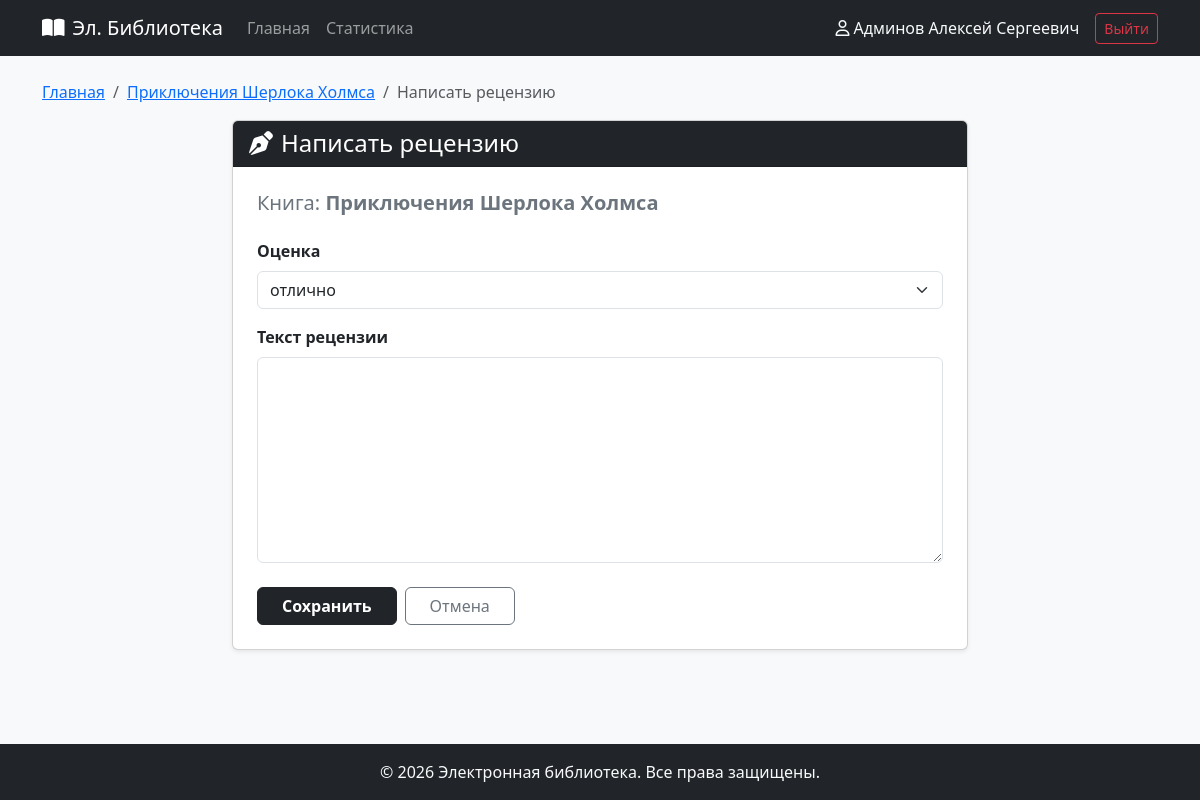
Page /books/2/review (signed in) on the committed database.
### models.py (models this page shows, shortened)
class User(db.Model, UserMixin):
    __tablename__ = 'users'
    id = db.Column(db.Integer, primary_key=True)
    login = db.Column(db.String(50), unique=True, nullable=False)
    password_hash = db.Column(db.String(255), nullable=False)
    last_name = db.Column(db.String(50), nullable=False)
    first_name = db.Column(db.String(50), nullable=False)
    middle_name = db.Column(db.String(50))
    role_id = db.Column(db.Integer, db.ForeignKey('roles.id'), nullable=False)
    role = db.relationship('Role', backref='users')
    @property
    def get_fio(self):
        if self.middle_name:
            return f"{self.last_name} {self.first_name} {self.middle_name}"
        return f"{self.last_name} {self.first_name}"
    @property
    def is_admin(self):
        return self.role.name == 'Администратор'

class Book(db.Model):
    __tablename__ = 'books'
    id = db.Column(db.Integer, primary_key=True)
    title = db.Column(db.String(255), nullable=False)
    short_description = db.Column(db.Text, nullable=False)
    year = db.Column(db.Integer, nullable=False)
    publisher = db.Column(db.String(255), nullable=False)
    author = db.Column(db.String(255), nullable=False)
    pages_count = db.Column(db.Integer, nullable=False)
    genres = db.relationship('Genre', secondary=book_genre, backref=db.backref('books', lazy=True))
    cover = db.relationship('Cover', backref='book', uselist=False, cascade="all, delete-orphan")
    reviews = db.relationship('Review', backref='book', cascade="all, delete-orphan")
    visits = db.relationship('VisitLog', backref='book', cascade="all, delete-orphan")

### app.py (the view, shortened to what this page needs)
@app.route('/books/<int:book_id>/review', methods=['GET', 'POST'])
@role_required('Пользователь', 'Модератор', 'Администратор')
def add_review(book_id):
    book = Book.query.get_or_404(book_id)
    existing_review = Review.query.filter_by(book_id=book.id, user_id=current_user.id).first()
    if existing_review:
        flash("Вы уже оставили рецензию на эту книгу.", "warning")
        return redirect(url_for('view_book', book_id=book.id))
    return render_template('add_review.html', book=book)

### app.py (called while the page is built)
@login_manager.user_loader
def load_user(user_id):
    return User.query.get(int(user_id))

def role_required(*role_names):
    def decorator(f):
        @wraps(f)
        def decorated_function(*args, **kwargs):
            if not current_user.is_authenticated:
                flash("Для выполнения данного действия необходимо пройти процедуру аутентификации.", "warning")
                return redirect(url_for('login', next=request.url))
            if current_user.role.name not in role_names:
                flash("У вас недостаточно прав для выполнения данного действия.", "danger")
                return redirect(url_for('index'))
            return f(*args, **kwargs)
        return decorated_function
    return decorator

### templates/add_review.html (shortened to what this page needs)
{% extends 'base.html' %}
{% block content %}
<nav aria-label="breadcrumb">
    <ol class="breadcrumb">
        <li class="breadcrumb-item"><a href="{{ url_for('index') }}">Главная</a></li>
        <li class="breadcrumb-item"><a href="{{ url_for('view_book', book_id=book.id) }}">{{ book.title }}</a></li>
        <li class="breadcrumb-item active" aria-current="page">Написать рецензию</li>
    </ol>
</nav>
<div class="row justify-content-center">
    <div class="col-lg-8 col-md-10">
        <div class="card shadow-sm">
            <div class="card-header bg-dark text-white">
                <h4 class="mb-0"><i class="fa-solid fa-pen-nib me-2"></i>Написать рецензию</h4>
            </div>
            <div class="card-body p-4">
                <h5 class="text-secondary mb-4">Книга: <strong>{{ book.title }}</strong></h5>
                <form action="{{ url_for('add_review', book_id=book.id) }}" method="POST">
                    <div class="mb-3">
                        <label for="rating" class="form-label fw-bold">Оценка</label>
                        <select class="form-select" id="rating" name="rating">
                            <option value="5" {% if rating == '5' or not rating %}selected{% endif %}>отлично</option>
                        </select>
                    </div>
                    <div class="mb-4">
                        <label for="text" class="form-label fw-bold">Текст рецензии</label>
                        <textarea class="form-control" id="text" name="text" rows="8">{{ review_text or '' }}</textarea>
                    </div>
                    <div class="d-flex gap-2">
                        <button type="submit" class="btn btn-dark px-4 fw-semibold">Сохранить</button>
                        <a href="{{ url_for('view_book', book_id=book.id) }}" class="btn btn-outline-secondary px-4">Отмена</a>
                    </div>
                </form>
            </div>
        </div>
    </div>
</div>
{% endblock %}

### templates/base.html (shortened to what this page needs)
<!DOCTYPE html>
<html lang="ru">
<head>
    <link href="https://cdn.jsdelivr.net/npm/bootstrap@5.3.0/dist/css/bootstrap.min.css" rel="stylesheet">
    <link rel="stylesheet" href="https://cdnjs.cloudflare.com/ajax/libs/font-awesome/6.4.0/css/all.min.css">
</head>
<body>
    <nav class="navbar navbar-expand-lg navbar-dark bg-dark">
        <div class="container">
            <a class="navbar-brand" href="{{ url_for('index') }}">
                <i class="fa-solid fa-book-open me-2"></i>Эл. Библиотека
            </a>
            <div class="collapse navbar-collapse" id="navbarNav">
                <ul class="navbar-nav me-auto">
                    <li class="nav-item">
                        <a class="nav-link" href="{{ url_for('index') }}">Главная</a>
                    </li>
                    {% if current_user.is_authenticated and current_user.is_admin %}
                        <li class="nav-item">
                            <a class="nav-link" href="{{ url_for('admin_stats') }}">Статистика</a>
                        </li>
                    {% endif %}
                </ul>
                <div class="d-flex align-items-center">
                    {% if current_user.is_authenticated %}
                        <span class="text-light me-3">
                            <i class="fa-regular fa-user me-1"></i>{{ current_user.get_fio }}
                        </span>
                        <a href="{{ url_for('logout') }}" class="btn btn-outline-danger btn-sm">Выйти</a>
                    {% else %}
                        <a href="{{ url_for('login') }}" class="btn btn-outline-light btn-sm">Войти</a>
                    {% endif %}
                </div>
            </div>
        </div>
    </nav>
    <main class="container py-4">
        {% block content %}{% endblock %}
    </main>
    <footer class="bg-dark text-light py-3 mt-auto">
        <div class="container text-center">
            <p class="mb-0">© 2026 Электронная библиотека. Все права защищены.</p>
        </div>
    </footer>
</body>
</html>

### templates/base.html (style rules this page uses)
body { display: flex; flex-direction: column; min-height: 100vh; background-color: #f8f9fa; }
main { flex: 1; }

### rows in the picture
User: get_fio "Админов Алексей Сергеевич"
Book: title "Приключения Шерлока Холмса"
